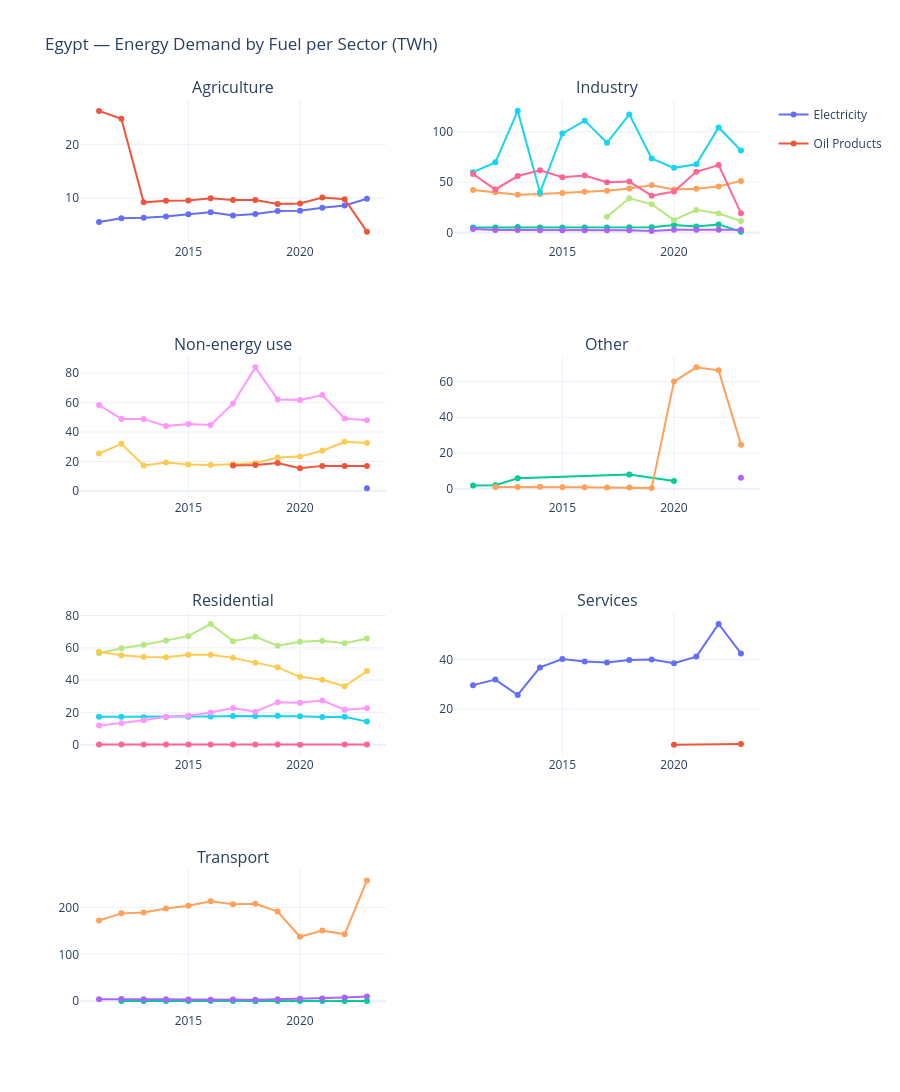

Notebook code for this chart:
### Markdown cell above
## 8 · Per-sector line charts with fuel breakdown

### Code cell
sectors_with_data = df_sectors["sector"].unique().tolist()
n = len(sectors_with_data)
cols = 2
rows_n = (n + 1) // cols

fig = make_subplots(
    rows=rows_n, cols=cols,
    subplot_titles=sectors_with_data,
    shared_xaxes=False,
)

for idx, sector in enumerate(sectors_with_data):
    r = idx // cols + 1
    c = idx % cols + 1
    df_s = df_sectors[df_sectors["sector"] == sector]
    df_melt = df_s.melt(id_vars=["year"], value_vars=FUEL_COLS, var_name="fuel", value_name="TWh")
    df_melt = df_melt[df_melt["TWh"] > 0]

    for fuel, grp in df_melt.groupby("fuel"):
        fig.add_trace(
            go.Scatter(
                x=grp["year"], y=grp["TWh"],
                mode="lines+markers",
                name=fuel,
                legendgroup=fuel,
                showlegend=(idx == 0),
                line=dict(width=2),
            ),
            row=r, col=c,
        )

fig.update_layout(
    height=300 * rows_n,
    title_text=f"{COUNTRY} — Energy Demand by Fuel per Sector (TWh)",
    template="plotly_white",
    hovermode="x unified",
)
fig.show()

### Figure 1 — Plotly figure (JSON) as saved in the notebook; plotly's stock layout.template omitted (floating-point values rounded to 4 significant figures)
{"data": [{"legendgroup": "Electricity", "line": {"width": 2}, "mode": "lines+markers", "name": "Electricity", "showlegend": true, "type": "scatter", "x": [2011, 2012, 2013, 2014, 2015, 2016, 2017, 2018, 2019, 2020, 2021, 2022, 2023], "xaxis": "x", "y": [5.56, 6.23, 6.31, 6.555, 7.009, 7.347, 6.743, 7.057, 7.612, 7.636, 8.183, 8.639, 9.899], "yaxis": "y"}, {"legendgroup": "Oil Products", "line": {"width": 2}, "mode": "lines+markers", "name": "Oil Products", "showlegend": true, "type": "scatter", "x": [2011, 2012, 2013, 2014, 2015, 2016, 2017, 2018, 2019, 2020, 2021, 2022, 2023], "xaxis": "x", "y": [26.32, 24.84, 9.209, 9.496, 9.544, 9.986, 9.655, 9.636, 8.914, 9.001, 10.11, 9.811, 3.739], "yaxis": "y"}, {"legendgroup": "Biofuels and Waste", "line": {"width": 2}, "mode": "lines+markers", "name": "Biofuels and Waste", "showlegend": false, "type": "scatter", "x": [2011, 2012, 2013, 2014, 2015, 2016, 2017, 2018, 2019, 2020, 2021, 2022, 2023], "xaxis": "x2", "y": [4.922, 4.941, 5.37, 4.829, 4.879, 4.929, 4.929, 5.052, 5.052, 7.338, 5.794, 7.964, 0.8042], "yaxis": "y2"}, {"legendgroup": "Coal and Peat Products", "line": {"width": 2}, "mode": "lines+markers", "name": "Coal and Peat Products", "showlegend": false, "type": "scatter", "x": [2011, 2012, 2013, 2014, 2015, 2016, 2017, 2018, 2019, 2020, 2021, 2022, 2023], "xaxis": "x2", "y": [3.51, 2.387, 2.301, 2.293, 2.078, 2.214, 2.189, 2.254, 1.462, 2.591, 2.578, 2.643, 2.601], "yaxis": "y2"}, {"legendgroup": "Electricity", "line": {"width": 2}, "mode": "lines+markers", "name": "Electricity", "showlegend": false, "type": "scatter", "x": [2011, 2012, 2013, 2014, 2015, 2016, 2017, 2018, 2019, 2020, 2021, 2022, 2023], "xaxis": "x2", "y": [42.1, 39.89, 37.32, 38.24, 39.19, 40.32, 41.48, 43.62, 46.88, 42.62, 43.51, 45.7, 51.19], "yaxis": "y2"}, {"legendgroup": "Natural Gas", "line": {"width": 2}, "mode": "lines+markers", "name": "Natural Gas", "showlegend": false, "type": "scatter", "x": [2011, 2012, 2013, 2014, 2015, 2016, 2017, 2018, 2019, 2020, 2021, 2022, 2023], "xaxis": "x2", "y": [59.85, 69.6, 120.7, 39.73, 98.18, 111.0, 89.0, 117.2, 73.41, 64.15, 67.62, 104.3, 81.42], "yaxis": "y2"}, {"legendgroup": "Oil Products", "line": {"width": 2}, "mode": "lines+markers", "name": "Oil Products", "showlegend": false, "type": "scatter", "x": [2011, 2012, 2013, 2014, 2015, 2016, 2017, 2018, 2019, 2020, 2021, 2022, 2023], "xaxis": "x2", "y": [57.92, 42.66, 56.01, 61.7, 54.75, 56.44, 49.83, 50.56, 36.56, 40.64, 60.24, 66.88, 19.16], "yaxis": "y2"}, {"legendgroup": "Primary Coal and Peat", "line": {"width": 2}, "mode": "lines+markers", "name": "Primary Coal and Peat", "showlegend": false, "type": "scatter", "x": [2017, 2018, 2019, 2020, 2021, 2022, 2023], "xaxis": "x2", "y": [15.69, 33.98, 28.1, 12.22, 22.4, 18.74, 11.39], "yaxis": "y2"}, {"legendgroup": "Natural Gas", "line": {"width": 2}, "mode": "lines+markers", "name": "Natural Gas", "showlegend": false, "type": "scatter", "x": [2011, 2012, 2013, 2014, 2015, 2016, 2017, 2018, 2019, 2020, 2021, 2022, 2023], "xaxis": "x3", "y": [58.35, 48.93, 48.93, 44.02, 45.44, 44.73, 59.41, 83.88, 62.05, 61.78, 65.12, 49.25, 48.03], "yaxis": "y3"}, {"legendgroup": "Oil Products", "line": {"width": 2}, "mode": "lines+markers", "name": "Oil Products", "showlegend": false, "type": "scatter", "x": [2011, 2012, 2013, 2014, 2015, 2016, 2017, 2018, 2019, 2020, 2021, 2022, 2023], "xaxis": "x3", "y": [25.36, 31.99, 17.34, 19.41, 17.93, 17.62, 18.22, 19.02, 22.76, 23.34, 27.31, 33.41, 32.61], "yaxis": "y3"}, {"legendgroup": "Primary Coal and Peat", "line": {"width": 2}, "mode": "lines+markers", "name": "Primary Coal and Peat", "showlegend": false, "type": "scatter", "x": [2023], "xaxis": "x3", "y": [1.956], "yaxis": "y3"}, {"legendgroup": "Primary Oil", "line": {"width": 2}, "mode": "lines+markers", "name": "Primary Oil", "showlegend": false, "type": "scatter", "x": [2017, 2018, 2019, 2020, 2021, 2022, 2023], "xaxis": "x3", "y": [17.32, 17.72, 18.99, 15.51, 17.05, 17.05, 17.05], "yaxis": "y3"}, {"legendgroup": "Electricity", "line": {"width": 2}, "mode": "lines+markers", "name": "Electricity", "showlegend": false, "type": "scatter", "x": [2011, 2012, 2013, 2018, 2020], "xaxis": "x4", "y": [1.869, 2.009, 5.869, 8.0, 4.4], "yaxis": "y4"}, {"legendgroup": "Natural Gas", "line": {"width": 2}, "mode": "lines+markers", "name": "Natural Gas", "showlegend": false, "type": "scatter", "x": [2023], "xaxis": "x4", "y": [6.204], "yaxis": "y4"}, {"legendgroup": "Oil Products", "line": {"width": 2}, "mode": "lines+markers", "name": "Oil Products", "showlegend": false, "type": "scatter", "x": [2012, 2013, 2014, 2015, 2016, 2017, 2018, 2019, 2020, 2021, 2022, 2023], "xaxis": "x4", "y": [0.9314, 0.965, 1.133, 0.8753, 0.8528, 0.6733, 0.6969, 0.3592, 59.93, 67.9, 66.22, 24.67], "yaxis": "y4"}, {"legendgroup": "Biofuels and Waste", "line": {"width": 2}, "mode": "lines+markers", "name": "Biofuels and Waste", "showlegend": false, "type": "scatter", "x": [2011, 2012, 2013, 2014, 2015, 2016, 2017, 2018, 2019, 2020, 2021, 2022, 2023], "xaxis": "x5", "y": [17.21, 17.26, 17.02, 17.15, 17.32, 17.46, 17.8, 17.78, 17.85, 17.53, 17.2, 17.3, 14.26], "yaxis": "y5"}, {"legendgroup": "Coal and Peat Products", "line": {"width": 2}, "mode": "lines+markers", "name": "Coal and Peat Products", "showlegend": false, "type": "scatter", "x": [2011, 2012, 2013, 2014, 2015, 2016, 2017, 2018, 2019, 2020, 2022, 2023], "xaxis": "x5", "y": [0.03889, 0.02333, 0.01806, 0.02583, 0.02056, 0.02278, 0.03639, 0.02444, 0.03556, 0.004167, 0.02111, 0.006667], "yaxis": "y5"}, {"legendgroup": "Electricity", "line": {"width": 2}, "mode": "lines+markers", "name": "Electricity", "showlegend": false, "type": "scatter", "x": [2011, 2012, 2013, 2014, 2015, 2016, 2017, 2018, 2019, 2020, 2021, 2022, 2023], "xaxis": "x5", "y": [56.66, 59.76, 61.96, 64.55, 67.24, 74.86, 64.13, 66.81, 61.31, 63.74, 64.44, 62.91, 65.8], "yaxis": "y5"}, {"legendgroup": "Natural Gas", "line": {"width": 2}, "mode": "lines+markers", "name": "Natural Gas", "showlegend": false, "type": "scatter", "x": [2011, 2012, 2013, 2014, 2015, 2016, 2017, 2018, 2019, 2020, 2021, 2022, 2023], "xaxis": "x5", "y": [11.79, 13.3, 15.15, 17.29, 17.92, 19.9, 22.75, 20.45, 26.34, 26.01, 27.41, 21.69, 22.53], "yaxis": "y5"}, {"legendgroup": "Oil Products", "line": {"width": 2}, "mode": "lines+markers", "name": "Oil Products", "showlegend": false, "type": "scatter", "x": [2011, 2012, 2013, 2014, 2015, 2016, 2017, 2018, 2019, 2020, 2021, 2022, 2023], "xaxis": "x5", "y": [57.54, 55.46, 54.37, 54.21, 55.72, 55.77, 53.78, 50.81, 47.91, 42.04, 40.24, 36.17, 45.6], "yaxis": "y5"}, {"legendgroup": "Electricity", "line": {"width": 2}, "mode": "lines+markers", "name": "Electricity", "showlegend": false, "type": "scatter", "x": [2011, 2012, 2013, 2014, 2015, 2016, 2017, 2018, 2019, 2020, 2021, 2022, 2023], "xaxis": "x6", "y": [29.65, 31.87, 25.69, 36.79, 40.17, 39.17, 38.73, 39.8, 40.0, 38.5, 41.13, 54.3, 42.41], "yaxis": "y6"}, {"legendgroup": "Oil Products", "line": {"width": 2}, "mode": "lines+markers", "name": "Oil Products", "showlegend": false, "type": "scatter", "x": [2020, 2023], "xaxis": "x6", "y": [5.71, 5.978], "yaxis": "y6"}, {"legendgroup": "Electricity", "line": {"width": 2}, "mode": "lines+markers", "name": "Electricity", "showlegend": false, "type": "scatter", "x": [2012, 2013, 2014, 2015, 2016, 2017, 2018, 2019, 2020, 2021, 2022, 2023], "xaxis": "x7", "y": [0.5061, 0.4411, 0.515, 0.6011, 0.5819, 0.5339, 0.3211, 0.5303, 0.5492, 0.7881, 0.8, 0.495], "yaxis": "y7"}, {"legendgroup": "Natural Gas", "line": {"width": 2}, "mode": "lines+markers", "name": "Natural Gas", "showlegend": false, "type": "scatter", "x": [2011, 2012, 2013, 2014, 2015, 2016, 2017, 2018, 2019, 2020, 2021, 2022, 2023], "xaxis": "x7", "y": [4.36, 4.692, 4.351, 4.144, 3.696, 3.286, 3.756, 3.411, 4.126, 5.47, 5.766, 8.302, 10.17], "yaxis": "y7"}, {"legendgroup": "Oil Products", "line": {"width": 2}, "mode": "lines+markers", "name": "Oil Products", "showlegend": false, "type": "scatter", "x": [2011, 2012, 2013, 2014, 2015, 2016, 2017, 2018, 2019, 2020, 2021, 2022, 2023], "xaxis": "x7", "y": [172.1, 187.3, 189.2, 197.7, 203.6, 213.1, 206.7, 207.7, 191.0, 137.4, 150.8, 142.6, 257.6], "yaxis": "y7"}], "layout": {"annotations": [{"font": {"size": 16}, "showarrow": false, "text": "Agriculture", "x": 0.225, "xanchor": "center", "xref": "paper", "y": 1, "yanchor": "bottom", "yref": "paper"}, {"font": {"size": 16}, "showarrow": false, "text": "Industry", "x": 0.775, "xanchor": "center", "xref": "paper", "y": 1, "yanchor": "bottom", "yref": "paper"}, {"font": {"size": 16}, "showarrow": false, "text": "Non-energy use", "x": 0.225, "xanchor": "center", "xref": "paper", "y": 0.7188, "yanchor": "bottom", "yref": "paper"}, {"font": {"size": 16}, "showarrow": false, "text": "Other", "x": 0.775, "xanchor": "center", "xref": "paper", "y": 0.7188, "yanchor": "bottom", "yref": "paper"}, {"font": {"size": 16}, "showarrow": false, "text": "Residential", "x": 0.225, "xanchor": "center", "xref": "paper", "y": 0.4375, "yanchor": "bottom", "yref": "paper"}, {"font": {"size": 16}, "showarrow": false, "text": "Services", "x": 0.775, "xanchor": "center", "xref": "paper", "y": 0.4375, "yanchor": "bottom", "yref": "paper"}, {"font": {"size": 16}, "showarrow": false, "text": "Transport", "x": 0.225, "xanchor": "center", "xref": "paper", "y": 0.1562, "yanchor": "bottom", "yref": "paper"}], "height": 1200, "hovermode": "x unified", "title": {"text": "Egypt — Energy Demand by Fuel per Sector (TWh)"}, "xaxis": {"anchor": "y", "domain": [0, 0.45]}, "xaxis2": {"anchor": "y2", "domain": [0.55, 1]}, "xaxis3": {"anchor": "y3", "domain": [0, 0.45]}, "xaxis4": {"anchor": "y4", "domain": [0.55, 1]}, "xaxis5": {"anchor": "y5", "domain": [0, 0.45]}, "xaxis6": {"anchor": "y6", "domain": [0.55, 1]}, "xaxis7": {"anchor": "y7", "domain": [0, 0.45]}, "xaxis8": {"anchor": "y8", "domain": [0.55, 1]}, "yaxis": {"anchor": "x", "domain": [0.8438, 1]}, "yaxis2": {"anchor": "x2", "domain": [0.8438, 1]}, "yaxis3": {"anchor": "x3", "domain": [0.5625, 0.7188]}, "yaxis4": {"anchor": "x4", "domain": [0.5625, 0.7188]}, "yaxis5": {"anchor": "x5", "domain": [0.2812, 0.4375]}, "yaxis6": {"anchor": "x6", "domain": [0.2812, 0.4375]}, "yaxis7": {"anchor": "x7", "domain": [0, 0.1562]}, "yaxis8": {"anchor": "x8", "domain": [0, 0.1562]}}}
